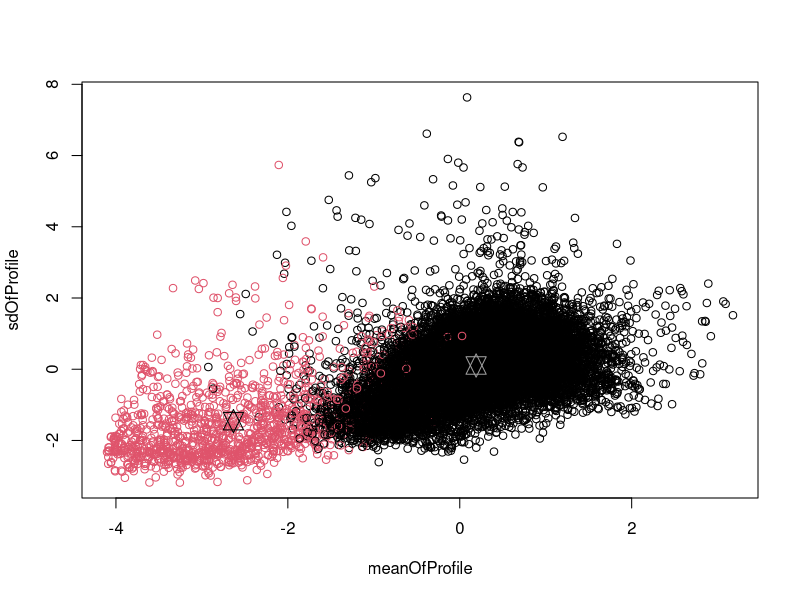

Generate this figure with R:
# 3 kMeans clustering
library("foreign");

htru <- read.csv("data/htru.csv");
# factorizing the HTRU value from 0 and 1 to Negative and Positive
htru$HTRU <- factor(htru$HTRU, labels= c("Negative", "Positive"));

# setting clustering data
htruC <- htru;
htruC$HTRU <- NULL;
summary(htru);

# normalizing htruC values.
htruC <- scale(htruC);
summary(htruC)

# setting seed as 1  we get tot.withinss 92749.47
set.seed(1);
model <- kmeans(htruC, 2)
table(htru$HTRU, model$cluster);
model$tot.withinss

# plot for recongnizing the clusters centre visually
plot(htruC[,c("meanOfProfile", "sdOfProfile")], col = model$cluster)
# plot cluster centers
points(model$centers[,c("meanOfProfile", "sdOfProfile")], col = 8:9, pch = 11, cex=2)


# setting seed as 2 or more we get tot.withinss as 92209.22 and other lower values
set.seed(2);
model <- kmeans(htruC, 2)
table(htru$HTRU, model$cluster);
model$tot.withinss
